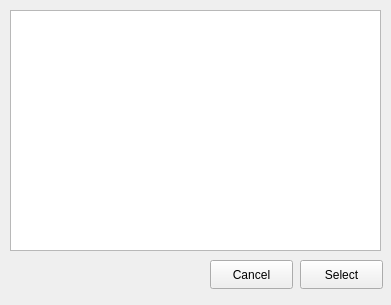
<ui version="4.0" >
 <class>SelectMember</class>
 <widget class="QWidget" name="SelectMember" >
  <property name="geometry" >
   <rect>
    <x>0</x>
    <y>0</y>
    <width>391</width>
    <height>305</height>
   </rect>
  </property>
  <property name="windowTitle" >
   <string>Select Member</string>
  </property>
  <widget class="QTableView" name="userTableView" >
   <property name="geometry" >
    <rect>
     <x>10</x>
     <y>10</y>
     <width>371</width>
     <height>241</height>
    </rect>
   </property>
   <property name="selectionMode" >
    <enum>QAbstractItemView::SingleSelection</enum>
   </property>
   <property name="selectionBehavior" >
    <enum>QAbstractItemView::SelectRows</enum>
   </property>
   <property name="gridStyle" >
    <enum>Qt::SolidLine</enum>
   </property>
  </widget>
  <widget class="QPushButton" name="CancelButton" >
   <property name="geometry" >
    <rect>
     <x>210</x>
     <y>260</y>
     <width>83</width>
     <height>29</height>
    </rect>
   </property>
   <property name="text" >
    <string>Cancel</string>
   </property>
  </widget>
  <widget class="QPushButton" name="SelectButton" >
   <property name="geometry" >
    <rect>
     <x>300</x>
     <y>260</y>
     <width>83</width>
     <height>29</height>
    </rect>
   </property>
   <property name="text" >
    <string>Select</string>
   </property>
  </widget>
 </widget>
 <resources/>
 <connections/>
</ui>
